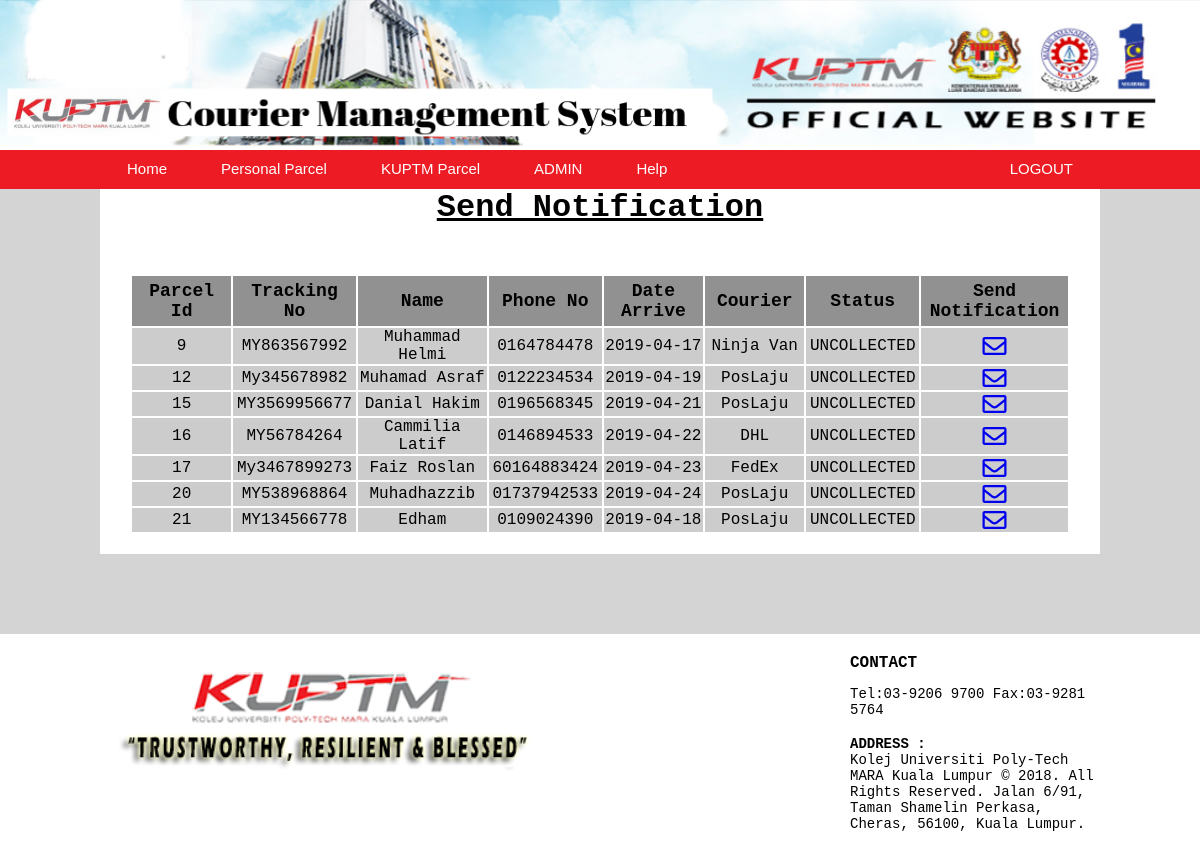
The app's page /personalsendnoti.php with its own data.
### tables this page shows
CREATE TABLE `parcelinformation` (
  `id` int(11) NOT NULL,
  `trackingnum` varchar(15) NOT NULL,
  `name` text NOT NULL,
  `nophone` varchar(15) NOT NULL,
  `dateArrive` date NOT NULL,
  `courier` text NOT NULL,
  `statusParcel` text NOT NULL
);

### personalsendnoti.php (the view, shortened to what this page needs)
<?php
	$database_name = "kuptmcourierms";
    $connect = mysqli_connect("localhost", "root", "", $database_name);
?>
<!DOCTYPE html PUBLIC "-//W3C//DTD XHTML 1.0 Transitional//EN" "http://www.w3.org/TR/xhtml1/DTD/xhtml1-transitional.dtd">
<html xmlns="http://www.w3.org/1999/xhtml">
<head>
<link href="css/style.css" rel="stylesheet" type="text/css" />
<link rel='stylesheet' href='https://use.fontawesome.com/releases/v5.5.0/css/all.css'>
</head>
<body>
	<div class="main">
        <div class="list">
        	<div class="container">
            	<center><h1><b><u>Send Notification</u></b></h1></center>
            <br />
        <center>
        <table >
        	<tr>
            	<th width="10%">Parcel Id</th>
                <th width="10%">Tracking No</th>
                <th width="13%">Name</th>
                <th width="10%">Phone No</th>
                <th width="10%">Date Arrive</th>
                <th width="10%">Courier</th>
                <th width="10%">Status</th>
                <th width="10%">Send Notification</th>
            </tr>
           <?php
		   		$query1 = "SELECT * FROM parcelinformation WHERE statusParcel = 'UNCOLLECTED'";
				$result = mysqli_query($connect, $query1);
				if(mysqli_num_rows($result) > 0){
				while($row = mysqli_fetch_array($result)){
					?>
                        <form method="post" action="personalCollected.php?action=add&id=<?php echo $row["id"]; ?>">
						<tr>
							<td><?php echo $row["id"]; ?></td>
							<td><?php echo $row["trackingnum"]; ?></td>
							<td><?php echo $row["name"];?></td>
							<td><?php echo $row["nophone"]; ?></td>
                            <td><?php echo $row["dateArrive"]; ?></td>
                            <td><?php echo $row["courier"]; ?></td>
                            <td><?php echo $row["statusParcel"]; ?></td>
							<td><a href="personalsendnoti.php?action=sms&nophone=<?php echo $row['nophone']; ?>"><i style='font-size:24px' class='far'>&#xf0e0;</i></a></td>
						</tr>
                        </form>
                        <?php
					}
				}
		   ?>
                   </table>
                </div>
            </div>
    </div>
</body>
</html>

### css/style.css (style rules this page uses)
* { margin:0; padding:0; font-family:'Courier New', Courier, monospace; }
body { background-color:#d5d4d4; }
.main { width:100%; height:auto; background-repeat:repeat; margin:0 auto; }
.container { width:1000px; height:auto; margin: 0 auto; background-color:white; }
.bannerTop img { width:100%; height:150px; margin: 0 auto; }
.nav ul { width:100%; list-style:none; background: #ED1C24; padding:0; margin:0; overflow:hidden; }
.nav li { float: left; padding: 10px; }
.nav li a { text-decoration:none; color:#FFF; padding:15px 17px; font-size:15px; font-family:"Trebuchet MS", Arial, Helvetica, sans-serif; transition: .3s; text-decoration:none; }
li.dropdown { display: inline-block; }
.footer { width: 100%; height:auto; float:left; margin-top: 50px; padding: 20px 0; background-color: white; color:black; }
.logoBot { width:25%; float:left; }
.AddressBot { width:25%; float:right; }
.footer h4 { margin-bottom: 14px; }
.footer p { font-size:14px; }
.list table { margin:30px; padding-bottom:20px; text-align:center; }
.list table th { background-color:#919191; font-size:18px; padding:5px; padding-right:40px text-align:center; }
.list table td { background-color:#cdcccc; }

### records on screen
parcelinformation: id "9", trackingnum "MY863567992", name "Muhammad Helmi", nophone "0164784478", dateArrive "2019-04-17", courier "Ninja Van", statusParcel "UNCOLLECTED"
parcelinformation: id "12", trackingnum "My345678982", name "Muhamad Asraf", nophone "0122234534", dateArrive "2019-04-19", courier "PosLaju", statusParcel "UNCOLLECTED"
parcelinformation: id "15", trackingnum "MY3569956677", name "Danial Hakim", nophone "0196568345", dateArrive "2019-04-21", courier "PosLaju", statusParcel "UNCOLLECTED"
parcelinformation: id "16", trackingnum "MY56784264", name "Cammilia Latif", nophone "0146894533", dateArrive "2019-04-22", courier "DHL", statusParcel "UNCOLLECTED"
parcelinformation: id "17", trackingnum "My3467899273", name "Faiz Roslan", nophone "60164883424", dateArrive "2019-04-23", courier "FedEx", statusParcel "UNCOLLECTED"
parcelinformation: id "20", trackingnum "MY538968864", name "Muhadhazzib", nophone "01737942533", dateArrive "2019-04-24", courier "PosLaju", statusParcel "UNCOLLECTED"
parcelinformation: id "21", trackingnum "MY134566778", name "Edham", nophone "0109024390", dateArrive "2019-04-18", courier "PosLaju", statusParcel "UNCOLLECTED"
